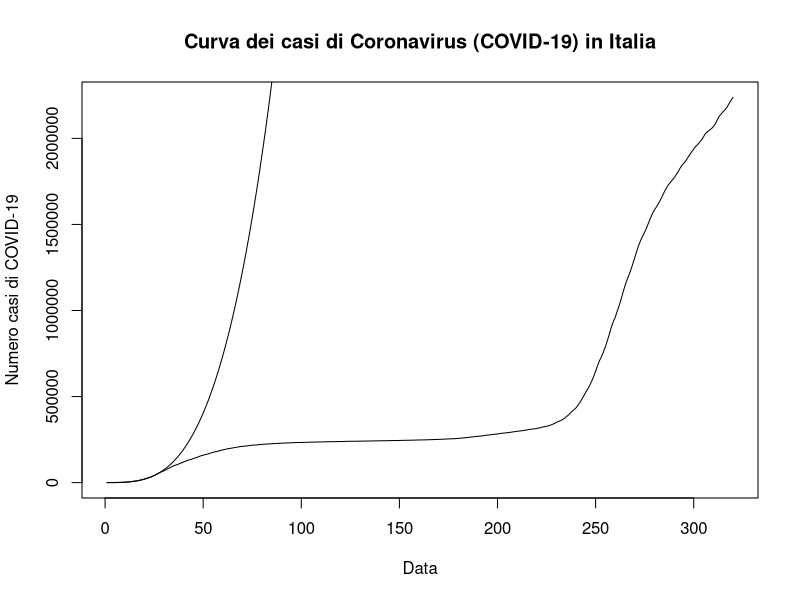
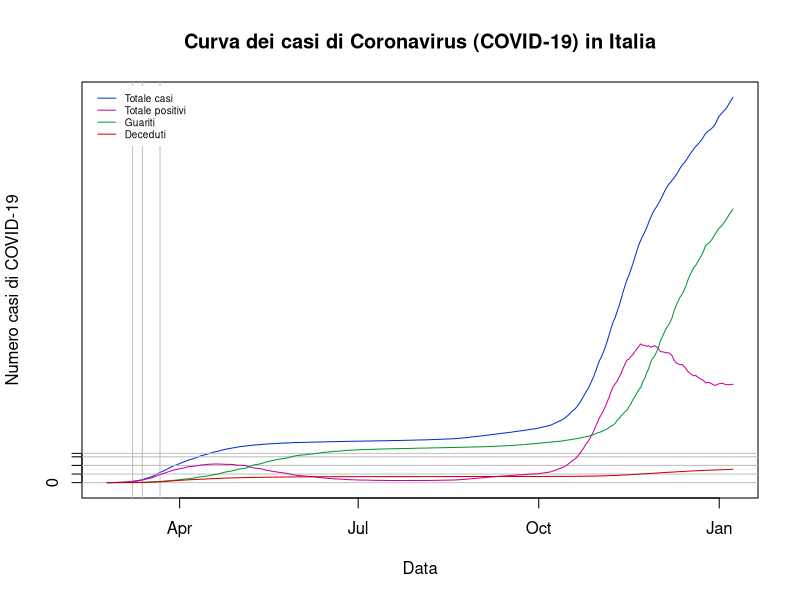

These figures' R source, in order: (Note: this script raises an error after producing the figures.)
############################
###SUBSETTING THE REGIONS###
############################
#In this section I create subsets of the dataframe, so that I can analyse regional data
#I also build interesting variables, such as the shares of contagions, deaths, etc.
options(scipen=999) #This will prevent scientific notation in plots' axes
setwd("~/github/covid_19_data")

covid_data <- read.delim("covid_data.csv",sep=",",header=T) #This is my dataset
covid_data$date <- as.Date(covid_data$date)

italia <- subset(covid_data,covid_data$denominazione_regione=="Italia")
n <- length(italia$date) #convenient, because it represents the number of observations
italia$growth_tot <- c(0,diff(italia$totale_casi)/italia$totale_casi[1:n-1]) #Growth rate of total cases
italia$nuovi_terapia_intensiva <- c(0,diff(italia$terapia_intensiva))
italia$growth_ter_int <- c(0,diff(italia$terapia_intensiva)/italia$terapia_intensiva[1:n-1]) #Growth rate of intensive care
italia$nuovi_deceduti <- c(0,diff(italia$deceduti))
italia$growth_dec <- c(0,diff(italia$deceduti)/italia$deceduti[1:n-1]) #Growth rate of deceased
italia$nuovi_guariti <- c(0,diff(italia$dimessi_guariti))
italia$growth_guar <- c(0,diff(italia$dimessi_guariti)/italia$dimessi_guariti[1:n-1]) #Growth rate of recovered

abruzzo <- subset(covid_data,covid_data$denominazione_regione=="Abruzzo")
abruzzo$growth_tot <- c(0,diff(abruzzo$totale_casi)/abruzzo$totale_casi[1:n-1]) #Growth rate of contagions
abruzzo$growth_ter_int <- c(0,diff(abruzzo$terapia_intensiva)/abruzzo$terapia_intensiva[1:n-1]) #Growth rate of intensive care
abruzzo$nuovi_deceduti <- c(0,diff(abruzzo$deceduti))
abruzzo$growth_dec <- c(0,diff(abruzzo$deceduti)/abruzzo$deceduti[1:n-1]) #Growth rate of deceased
abruzzo$share_tot <- abruzzo$totale_casi/italia$totale_casi
abruzzo$share_new <- abruzzo$nuovi_positivi/italia$nuovi_positivi
abruzzo$share_ter_int <- abruzzo$terapia_intensiva/italia$terapia_intensiva
abruzzo$share_dec <- abruzzo$deceduti/italia$deceduti

basilicata <- subset(covid_data,covid_data$denominazione_regione=="Basilicata")
basilicata$growth_tot <- c(0,diff(basilicata$totale_casi)/basilicata$totale_casi[1:n-1]) #Growth rate of contagions
basilicata$growth_ter_int <- c(0,diff(basilicata$terapia_intensiva)/basilicata$terapia_intensiva[1:n-1]) #Growth rate of intensive care
basilicata$nuovi_deceduti <- c(0,diff(basilicata$deceduti))
basilicata$growth_dec <- c(0,diff(basilicata$deceduti)/basilicata$deceduti[1:n-1]) #Growth rate of deceased
basilicata$share_tot <- basilicata$totale_casi/italia$totale_casi
basilicata$share_new <- basilicata$nuovi_positivi/italia$nuovi_positivi
basilicata$share_ter_int <- basilicata$terapia_intensiva/italia$terapia_intensiva
basilicata$share_dec <- basilicata$deceduti/italia$deceduti

calabria <- subset(covid_data,covid_data$denominazione_regione=="Calabria")
calabria$growth_tot <- c(0,diff(calabria$totale_casi)/calabria$totale_casi[1:n-1]) #Growth rate of contagions
calabria$growth_ter_int <- c(0,diff(calabria$terapia_intensiva)/calabria$terapia_intensiva[1:n-1]) #Growth rate of intensive care
calabria$nuovi_deceduti <- c(0,diff(calabria$deceduti))
calabria$growth_dec <- c(0,diff(calabria$deceduti)/calabria$deceduti[1:n-1]) #Growth rate of deceased
calabria$share_tot <- calabria$totale_casi/italia$totale_casi
calabria$share_new <- calabria$nuovi_positivi/italia$nuovi_positivi
calabria$share_ter_int <- calabria$terapia_intensiva/italia$terapia_intensiva
calabria$share_dec <- calabria$deceduti/italia$deceduti

campania <- subset(covid_data,covid_data$denominazione_regione=="Campania")
campania$growth_tot <- c(0,diff(campania$totale_casi)/campania$totale_casi[1:n-1]) #Growth rate of contagions
campania$growth_ter_int <- c(0,diff(campania$terapia_intensiva)/campania$terapia_intensiva[1:n-1]) #Growth rate of intensive care
campania$nuovi_deceduti <- c(0,diff(campania$deceduti))
campania$growth_dec <- c(0,diff(campania$deceduti)/campania$deceduti[1:n-1]) #Growth rate of deceased
campania$share_tot <- campania$totale_casi/italia$totale_casi
campania$share_new <- campania$nuovi_positivi/italia$nuovi_positivi
campania$share_ter_int <- campania$terapia_intensiva/italia$terapia_intensiva
campania$share_dec <- campania$deceduti/italia$deceduti

e_romagna <- subset(covid_data,covid_data$denominazione_regione=="Emilia-Romagna")
e_romagna$growth_tot <- c(0,diff(e_romagna$totale_casi)/e_romagna$totale_casi[1:n-1]) #Growth rate of contagions
e_romagna$growth_ter_int <- c(0,diff(e_romagna$terapia_intensiva)/e_romagna$terapia_intensiva[1:n-1]) #Growth rate of intensive care
e_romagna$nuovi_deceduti <- c(0,diff(e_romagna$deceduti))
e_romagna$growth_dec <- c(0,diff(e_romagna$deceduti)/e_romagna$deceduti[1:n-1]) #Growth rate of deceased
e_romagna$share_tot <- e_romagna$totale_casi/italia$totale_casi
e_romagna$share_new <- e_romagna$nuovi_positivi/italia$nuovi_positivi
e_romagna$share_ter_int <- e_romagna$terapia_intensiva/italia$terapia_intensiva
e_romagna$share_dec <- e_romagna$deceduti/italia$deceduti

fv_giulia <- subset(covid_data,covid_data$denominazione_regione=="Friuli Venezia Giulia")
fv_giulia$growth_tot <- c(0,diff(fv_giulia$totale_casi)/fv_giulia$totale_casi[1:n-1]) #Growth rate of contagions
fv_giulia$growth_ter_int <- c(0,diff(fv_giulia$terapia_intensiva)/fv_giulia$terapia_intensiva[1:n-1]) #Growth rate of intensive care
fv_giulia$nuovi_deceduti <- c(0,diff(fv_giulia$deceduti))
fv_giulia$growth_dec <- c(0,diff(fv_giulia$deceduti)/fv_giulia$deceduti[1:n-1]) #Growth rate of deceased
fv_giulia$share_tot <- fv_giulia$totale_casi/italia$totale_casi
fv_giulia$share_new <- fv_giulia$nuovi_positivi/italia$nuovi_positivi
fv_giulia$share_ter_int <- fv_giulia$terapia_intensiva/italia$terapia_intensiva
fv_giulia$share_dec <- fv_giulia$deceduti/italia$deceduti

lazio <- subset(covid_data,covid_data$denominazione_regione=="Lazio")
lazio$growth_tot <- c(0,diff(lazio$totale_casi)/lazio$totale_casi[1:n-1]) #Growth rate of contagions
lazio$growth_ter_int <- c(0,diff(lazio$terapia_intensiva)/lazio$terapia_intensiva[1:n-1]) #Growth rate of intensive care
lazio$nuovi_deceduti <- c(0,diff(lazio$deceduti))
lazio$growth_dec <- c(0,diff(lazio$deceduti)/lazio$deceduti[1:n-1]) #Growth rate of deceased
lazio$share_tot <- lazio$totale_casi/italia$totale_casi
lazio$share_new <- lazio$nuovi_positivi/italia$nuovi_positivi
lazio$share_ter_int <- lazio$terapia_intensiva/italia$terapia_intensiva
lazio$share_dec <- lazio$deceduti/italia$deceduti

liguria <- subset(covid_data,covid_data$denominazione_regione=="Liguria")
liguria$growth_tot <- c(0,diff(liguria$totale_casi)/liguria$totale_casi[1:n-1]) #Growth rate of contagions
liguria$growth_ter_int <- c(0,diff(liguria$terapia_intensiva)/liguria$terapia_intensiva[1:n-1]) #Growth rate of intensive care
liguria$nuovi_deceduti <- c(0,diff(liguria$deceduti))
liguria$growth_dec <- c(0,diff(liguria$deceduti)/liguria$deceduti[1:n-1]) #Growth rate of deceased
liguria$share_tot <- liguria$totale_casi/italia$totale_casi
liguria$share_new <- liguria$nuovi_positivi/italia$nuovi_positivi
liguria$share_ter_int <- liguria$terapia_intensiva/italia$terapia_intensiva
liguria$share_dec <- liguria$deceduti/italia$deceduti

lombardia <- subset(covid_data,covid_data$denominazione_regione=="Lombardia")
lombardia$growth_tot <- c(0,diff(lombardia$totale_casi)/lombardia$totale_casi[1:n-1]) #Growth rate of contagions
lombardia$growth_ter_int <- c(0,diff(lombardia$terapia_intensiva)/lombardia$terapia_intensiva[1:n-1]) #Growth rate of intensive care
lombardia$nuovi_deceduti <- c(0,diff(lombardia$deceduti))
lombardia$growth_dec <- c(0,diff(lombardia$deceduti)/lombardia$deceduti[1:n-1]) #Growth rate of deceased
lombardia$share_tot <- lombardia$totale_casi/italia$totale_casi
lombardia$share_new <- lombardia$nuovi_positivi/italia$nuovi_positivi
lombardia$share_ter_int <- lombardia$terapia_intensiva/italia$terapia_intensiva
lombardia$share_dec <- lombardia$deceduti/italia$deceduti

marche <- subset(covid_data,covid_data$denominazione_regione=="Marche")
marche$growth_tot <- c(0,diff(marche$totale_casi)/marche$totale_casi[1:n-1]) #Growth rate of contagions
marche$growth_ter_int <- c(0,diff(marche$terapia_intensiva)/marche$terapia_intensiva[1:n-1]) #Growth rate of intensive care
marche$nuovi_deceduti <- c(0,diff(marche$deceduti))
marche$growth_dec <- c(0,diff(marche$deceduti)/marche$deceduti[1:n-1]) #Growth rate of deceased
marche$share_tot <- marche$totale_casi/italia$totale_casi
marche$share_new <- marche$nuovi_positivi/italia$nuovi_positivi
marche$share_ter_int <- marche$terapia_intensiva/italia$terapia_intensiva
marche$share_dec <- marche$deceduti/italia$deceduti

molise <- subset(covid_data,covid_data$denominazione_regione=="Molise")
molise$growth_tot <- c(0,diff(molise$totale_casi)/molise$totale_casi[1:n-1]) #Growth rate of contagions
molise$growth_ter_int <- c(0,diff(molise$terapia_intensiva)/molise$terapia_intensiva[1:n-1]) #Growth rate of intensive care
molise$nuovi_deceduti <- c(0,diff(molise$deceduti))
molise$growth_dec <- c(0,diff(molise$deceduti)/molise$deceduti[1:n-1]) #Growth rate of deceased
molise$share_tot <- molise$totale_casi/italia$totale_casi
molise$share_new <- molise$nuovi_positivi/italia$nuovi_positivi
molise$share_ter_int <- molise$terapia_intensiva/italia$terapia_intensiva
molise$share_dec <- molise$deceduti/italia$deceduti

bolzano <- subset(covid_data,covid_data$denominazione_regione=="P.A. Bolzano")
bolzano$growth_tot <- c(0,diff(bolzano$totale_casi)/bolzano$totale_casi[1:n-1]) #Growth rate of contagions
bolzano$growth_ter_int <- c(0,diff(bolzano$terapia_intensiva)/bolzano$terapia_intensiva[1:n-1]) #Growth rate of intensive care
bolzano$nuovi_deceduti <- c(0,diff(bolzano$deceduti))
bolzano$growth_dec <- c(0,diff(bolzano$deceduti)/bolzano$deceduti[1:n-1]) #Growth rate of deceased
bolzano$share_tot <- bolzano$totale_casi/italia$totale_casi
bolzano$share_new <- bolzano$nuovi_positivi/italia$nuovi_positivi
bolzano$share_ter_int <- bolzano$terapia_intensiva/italia$terapia_intensiva
bolzano$share_dec <- bolzano$deceduti/italia$deceduti

trento <- subset(covid_data,covid_data$denominazione_regione=="P.A. Trento")
trento$growth_tot <- c(0,diff(trento$totale_casi)/trento$totale_casi[1:n-1]) #Growth rate of contagions
trento$growth_ter_int <- c(0,diff(trento$terapia_intensiva)/trento$terapia_intensiva[1:n-1]) #Growth rate of intensive care
trento$nuovi_deceduti <- c(0,diff(trento$deceduti))
trento$growth_dec <- c(0,diff(trento$deceduti)/trento$deceduti[1:n-1]) #Growth rate of deceased
trento$share_tot <- trento$totale_casi/italia$totale_casi
trento$share_new <- trento$nuovi_positivi/italia$nuovi_positivi
trento$share_ter_int <- trento$terapia_intensiva/italia$terapia_intensiva
trento$share_dec <- trento$deceduti/italia$deceduti

piemonte <- subset(covid_data,covid_data$denominazione_regione=="Piemonte")
piemonte$growth_tot <- c(0,diff(piemonte$totale_casi)/piemonte$totale_casi[1:n-1]) #Growth rate of contagions
piemonte$growth_ter_int <- c(0,diff(piemonte$terapia_intensiva)/piemonte$terapia_intensiva[1:n-1]) #Growth rate of intensive care
piemonte$nuovi_deceduti <- c(0,diff(piemonte$deceduti))
piemonte$growth_dec <- c(0,diff(piemonte$deceduti)/piemonte$deceduti[1:n-1]) #Growth rate of deceased
piemonte$share_tot <- piemonte$totale_casi/italia$totale_casi
piemonte$share_new <- piemonte$nuovi_positivi/italia$nuovi_positivi
piemonte$share_ter_int <- piemonte$terapia_intensiva/italia$terapia_intensiva
piemonte$share_dec <- piemonte$deceduti/italia$deceduti

puglia <- subset(covid_data,covid_data$denominazione_regione=="Puglia")
puglia$growth_tot <- c(0,diff(puglia$totale_casi)/puglia$totale_casi[1:n-1]) #Growth rate of contagions
puglia$growth_ter_int <- c(0,diff(puglia$terapia_intensiva)/puglia$terapia_intensiva[1:n-1]) #Growth rate of intensive care
puglia$nuovi_deceduti <- c(0,diff(puglia$deceduti))
puglia$growth_dec <- c(0,diff(puglia$deceduti)/puglia$deceduti[1:n-1]) #Growth rate of deceased
puglia$share_tot <- puglia$totale_casi/italia$totale_casi
puglia$share_new <- puglia$nuovi_positivi/italia$nuovi_positivi
puglia$share_ter_int <- puglia$terapia_intensiva/italia$terapia_intensiva
puglia$share_dec <- puglia$deceduti/italia$deceduti

sardegna <- subset(covid_data,covid_data$denominazione_regione=="Sardegna")
sardegna$growth_tot <- c(0,diff(sardegna$totale_casi)/sardegna$totale_casi[1:n-1]) #Growth rate of contagions
sardegna$growth_ter_int <- c(0,diff(sardegna$terapia_intensiva)/sardegna$terapia_intensiva[1:n-1]) #Growth rate of intensive care
sardegna$nuovi_deceduti <- c(0,diff(sardegna$deceduti))
sardegna$growth_dec <- c(0,diff(sardegna$deceduti)/sardegna$deceduti[1:n-1]) #Growth rate of deceased
sardegna$share_tot <- sardegna$totale_casi/italia$totale_casi
sardegna$share_new <- sardegna$nuovi_positivi/italia$nuovi_positivi
sardegna$share_ter_int <- sardegna$terapia_intensiva/italia$terapia_intensiva
sardegna$share_dec <- sardegna$deceduti/italia$deceduti

sicilia <- subset(covid_data,covid_data$denominazione_regione=="Sicilia")
sicilia$growth_tot <- c(0,diff(sicilia$totale_casi)/sicilia$totale_casi[1:n-1]) #Growth rate of contagions
sicilia$growth_ter_int <- c(0,diff(sicilia$terapia_intensiva)/sicilia$terapia_intensiva[1:n-1]) #Growth rate of intensive care
sicilia$nuovi_deceduti <- c(0,diff(sicilia$deceduti))
sicilia$growth_dec <- c(0,diff(sicilia$deceduti)/sicilia$deceduti[1:n-1]) #Growth rate of deceased
sicilia$share_tot <- sicilia$totale_casi/italia$totale_casi
sicilia$share_new <- sicilia$nuovi_positivi/italia$nuovi_positivi
sicilia$share_ter_int <- sicilia$terapia_intensiva/italia$terapia_intensiva
sicilia$share_dec <- sicilia$deceduti/italia$deceduti

toscana <- subset(covid_data,covid_data$denominazione_regione=="Toscana")
toscana$growth_tot <- c(0,diff(toscana$totale_casi)/toscana$totale_casi[1:n-1]) #Growth rate of contagions
toscana$growth_ter_int <- c(0,diff(toscana$terapia_intensiva)/toscana$terapia_intensiva[1:n-1]) #Growth rate of intensive care
toscana$nuovi_deceduti <- c(0,diff(toscana$deceduti))
toscana$growth_dec <- c(0,diff(toscana$deceduti)/toscana$deceduti[1:n-1]) #Growth rate of deceased
toscana$share_tot <- toscana$totale_casi/italia$totale_casi
toscana$share_new <- toscana$nuovi_positivi/italia$nuovi_positivi
toscana$share_ter_int <- toscana$terapia_intensiva/italia$terapia_intensiva
toscana$share_dec <- toscana$deceduti/italia$deceduti

umbria <- subset(covid_data,covid_data$denominazione_regione=="Umbria")
umbria$growth_tot <- c(0,diff(umbria$totale_casi)/umbria$totale_casi[1:n-1]) #Growth rate of contagions
umbria$growth_ter_int <- c(0,diff(umbria$terapia_intensiva)/umbria$terapia_intensiva[1:n-1]) #Growth rate of intensive care
umbria$nuovi_deceduti <- c(0,diff(umbria$deceduti))
umbria$growth_dec <- c(0,diff(umbria$deceduti)/umbria$deceduti[1:n-1]) #Growth rate of deceased
umbria$share_tot <- umbria$totale_casi/italia$totale_casi
umbria$share_new <- umbria$nuovi_positivi/italia$nuovi_positivi
umbria$share_ter_int <- umbria$terapia_intensiva/italia$terapia_intensiva
umbria$share_dec <- umbria$deceduti/italia$deceduti

v_aosta <- subset(covid_data,covid_data$denominazione_regione=="Valle d'Aosta")
v_aosta$growth_tot <- c(0,diff(v_aosta$totale_casi)/v_aosta$totale_casi[1:n-1]) #Growth rate of contagions
v_aosta$growth_ter_int <- c(0,diff(v_aosta$terapia_intensiva)/v_aosta$terapia_intensiva[1:n-1]) #Growth rate of intensive care
v_aosta$nuovi_deceduti <- c(0,diff(v_aosta$deceduti))
v_aosta$growth_dec <- c(0,diff(v_aosta$deceduti)/v_aosta$deceduti[1:n-1]) #Growth rate of deceased
v_aosta$share_tot <- v_aosta$totale_casi/italia$totale_casi
v_aosta$share_new <- v_aosta$nuovi_positivi/italia$nuovi_positivi
v_aosta$share_ter_int <- v_aosta$terapia_intensiva/italia$terapia_intensiva
v_aosta$share_dec <- v_aosta$deceduti/italia$deceduti

veneto <- subset(covid_data,covid_data$denominazione_regione=="Veneto")
veneto$growth_tot <- c(0,diff(veneto$totale_casi)/veneto$totale_casi[1:n-1]) #Growth rate of contagions
veneto$growth_ter_int <- c(0,diff(veneto$terapia_intensiva)/veneto$terapia_intensiva[1:n-1]) #Growth rate of intensive care
veneto$nuovi_deceduti <- c(0,diff(veneto$deceduti))
veneto$growth_dec <- c(0,diff(veneto$deceduti)/veneto$deceduti[1:n-1]) #Growth rate of deceased
veneto$share_tot <- veneto$totale_casi/italia$totale_casi
veneto$share_new <- veneto$nuovi_positivi/italia$nuovi_positivi
veneto$share_ter_int <- veneto$terapia_intensiva/italia$terapia_intensiva
veneto$share_dec <- veneto$deceduti/italia$deceduti
############################
############################
############################

###Analysis of the data for Italy###
###Comparing the curve of total cases in Italy to an exponential curve
x <- c(1:length(italia$date))
plot(totale_casi~x,italia,type="l",col="black",xlab="Data",ylab="Numero casi di COVID-19",main="Curva dei casi di Coronavirus (COVID-19) in Italia")
lines(x^3.3) #Exponential compatible with the Italian curve

###Components of total cases - Lines
jpeg('totale_casi.jpg')
marks <- c(0,50000,100000,150000,170000) #These are marks that I want to force in the y axis instead of the defaults drawn by R
plot(totale_casi~date,italia,type="l",col="#0033CC",yaxt="n",xlab="Data",ylab="Numero casi di COVID-19",main="Curva dei casi di Coronavirus (COVID-19) in Italia")
axis(2,at=marks,labels=marks) #The axis function draws the marks and labels that I have set before
abline(h=c(0,50000,100000,150000,170000),v=italia$date[c(14,19,28)],col=c("grey")) #Horizontal lines where the marks are drawn, and vertical ones for specific dates
lines(totale_positivi~date,italia,type="l",pch=20,col="#CC0099")
lines(dimessi_guariti~date,italia,type="l",pch=1,col="#009933")
lines(deceduti~date,italia,type="l",pch=20,col="#CC0000")
legend("topleft",legend=c("Totale casi","Totale positivi","Guariti","Deceduti"),col=c("#0033CC","#CC0099","#009933","#CC0000"),box.lty=0,lty=1,cex=0.6,inset=c(0.01,0.01)) #Adding a legend without visible box (the legend is drawn in the top-left corner of the graph region and it is displaced to the right and centre by 0.01 (the inset() option))
dev.off()

###Components of total cases - Barplot + line
#Here the bars are stacked, so that the final height represents the number of total cases (and I draw the relative line to mark it)
barplot(as.matrix(italia[,c(11,14,15)])~date,xlab="Data",ylab="Numero casi di COVID-19",main="Curva dei casi di Coronavirus (COVID-19) in Italia") #I treat the data of interest as a matrix, because it allows me to draw a stacked barplot)
barplot_casi <- barplot(as.matrix(italia[,c(14,15,11)])~italia$date,xaxt="n",xlab="Data",ylab="Numero casi di COVID-19",main="Curva dei casi di Coronavirus (COVID-19) in Italia") #I treat the data of interest as a matrix, because it allows me to draw a stacked barplot). I also give the barplot a name so that I can use it afterwards, to draw the juxtaposed line over the correct bars in the barplot
lines(x=barplot_casi,y=italia$totale_casi)
utili <- c(1,19,24,27,35,43,51)
axis(1,at=utili,labels=italia$date[utili])

jpeg('totale_bar.jpg')
###Components of total cases - Barplot + line (coloured)
#Here the bars are stacked, so that the final height represents the number of total cases (and I draw the relative line to mark it)
bar_colours <- c("#FF6633","#33FF66","#3399FF")
barplot(as.matrix(italia[,c(11,14,15)])~italia$date,xaxt="n",yaxt="n",xlab="Data",ylab="Numero casi di COVID-19",main="Curva dei casi di Coronavirus (COVID-19) in Italia") #I treat the data of interest as a matrix, because it allows me to draw a stacked barplot)
barplot_casi <- barplot(as.matrix(italia[,c(15,14,11)])~italia$date,col=bar_colours,xaxt="n",yaxt="n",xlab="",ylab="Numero casi di COVID-19",main="Curva dei casi di Coronavirus (COVID-19) in Italia") #I treat the data of interest as a matrix, because it allows me to draw a stacked barplot). I also give the barplot a name so that I can use it afterwards, to draw the juxtaposed line over the correct bars in the barplot
lines(x=barplot_casi,y=italia$totale_casi,lty=1,lwd=2,col="#FF00CC")
axis(2,at=marks,labels=marks,cex.axis=.7) #The axis function draws the marks and labels that I have set before
utili <- barplot_casi
axis(1,at=utili,labels=italia$date,gap.axis=.5,las=2,cex.axis=.7)
legend("topleft",legend=c("Deceduti","Guariti","Totale positivi","Totale casi"),col=c("#FF6633","#33FF66","#3399FF","#FF00CC"),box.lty=0,lty=c(5,5,5,1),lwd=c(4,4,4,1),cex=0.6,inset=c(0.01,0.01)) #Adding a legend without visible box (the legend is drawn in the top-left corner of the graph region and it is displaced to the right and centre by 0.01 (the inset() option))
dev.off()

###Deaths, intensive care and recoverings
jpeg('guariti_deceduti.jpg')
marks_2 <- c(0,5000,15000,30000,45000) #These are marks that I want to force in the y axis instead of the defaults drawn by R
plot(terapia_intensiva~date,italia,type="l",col="#FF6633",ylim=c(0,max(italia$dimessi_guariti)),xlab="Data",ylab="",main="Curve di ricoverati in terapia intensiva, \nguariti e morti di Coronavirus (COVID-19) in Italia")
axis(2,at=marks_2,labels=marks_2) #The axis function draws the marks and labels that I have set before
abline(h=c(0,5000,15000,30000,45000),v=italia$date[c(7,21,38,52)],col=c("grey")) #Horizontal lines where the marks are drawn, and vertical ones for specific dates
lines(dimessi_guariti~date,italia,type="l",pch=20,col="#009933")
lines(deceduti~date,italia,type="l",pch=20,col="#CC0000")
legend("topleft",legend=c("Terapia intensiva","Guariti","Deceduti"),col=c("#FF6633","#009933","#CC0000"),box.lty=0,lty=1,cex=0.6,inset=c(0.01,0.01)) #Adding a legend without visible box (the legend is drawn in the top-left corner of the graph region and it is displaced to the right and centre by 0.01 (the inset() option))
dev.off()

###Daily cases, deaths, intensive care and recoverings
jpeg('nuovi_guariti_deceduti.jpg')
marks_3 <- seq(0,6000,500) #These are marks that I want to force in the y axis instead of the defaults drawn by R
plot(nuovi_positivi~date,italia,type="l",col="#3399FF",yaxt="n",ylim=c(0,max(italia$nuovi_positivi)),xlab="Data",ylab="",main="Curve di ricoverati in terapia intensiva, \nguariti e morti di Coronavirus (COVID-19) in Italia")
axis(2,at=marks_3,labels=marks_3) #The axis function draws the marks and labels that I have set before
abline(h=marks_3,v=italia$date[c(7,21,38,52)],col=c("grey")) #Horizontal lines where the marks are drawn, and vertical ones for specific dates
lines(nuovi_guariti~date,italia,type="l",pch=20,col="#33FF66")
lines(nuovi_deceduti~date,italia,type="l",pch=20,col="#FF6633")
lines(nuovi_terapia_intensiva~date,italia,type="l",pch=20,col="#CC9933")
legend("topleft",legend=c("Nuovi positivi","Nuovi guariti","Nuovi deceduti","Nuovi ricoveri in terapia intensiva"),col=c("#3399FF","#33FF66","#FF6633","#CC9933"),box.lty=0,lty=1,cex=0.6,inset=c(0.01,0.01)) #Adding a legend without visible box (the legend is drawn in the top-left corner of the graph region and it is displaced to the right and centre by 0.01 (the inset() option))
dev.off()

plot(totale_positivi~date,italia,type="l",col="#FF6633",ylim=c(0,max(italia$totale_positivi)),xlab="Data",ylab="",main="Curve di ricoverati in terapia intensiva, \nguariti e morti di Coronavirus (COVID-19) in Italia")


plot(growth_tot~date,italia,type="l")
plot(growth_ter_int~date,italia,type="l")
plot(growth_dec~date,italia,type="l")
plot(growth_guar~date,italia,type="l")
plot(nuovi_positivi~date,italia,type="l")
plot(terapia_intensiva~date,italia,type="l")
plot(deceduti~date,italia,type="l")

plot(ts(italia$totale_positivi,1,length(levels(italia$date_new)))) #Italy: plot of total contagions treating the data as time series
plot(ts(italia$nuovi_positivi,1,length(levels(italia$date_new)))) #Italy: plot of new contagions treating the data as time series
growth_it <- diff(italia$totale_positivi)/italia$totale_positivi[1:(length(italia$totale_positivi)-1)] #Growth rate of contagions
plot(growth_it,type="l")
plot(italia$deceduti,type="l") #Italy: plot of deceased
plot(growth_d_it,type="l")
share_ic <- round(italia$terapia_intensiva/italia$totale_positivi,2) #Persons in intensive care as a percentage of total contagions (also counting deaths)
plot(share_ic,type="l")


#Regional data analysis
regions <- levels(covid_reg$denominazione_regione)

#Comparing actual contagions in various regions 
plot(totale_positivi~date,italia,type="b",pch=20,col="green",ylim=c(0,90000),ylab=("Attualmente contagiati"),xlab="Data")
lines(totale_positivi~date,lombardia,type="b",pch=10,col="red")
lines(totale_positivi~date,veneto,type="b",pch=1,col="orange")
lines(totale_positivi~date,e_romagna,type="b",pch="*",col="black")
lines(totale_positivi~date,sicilia,type="b",pch=18,col="blue")
grid(nx=NA,ny=NULL,col="light grey",lty=1)
abline(h=latest_italia$totale_positivi,col="purple")

#Comparing total contagions in various regions 
plot(totale_casi~date,italia,type="b",pch=20,col="green",ylim=c(0,100000),ylab=("Totale casi"),xlab="Data")
lines(totale_casi~date,lombardia,type="b",pch=10,col="red")
lines(totale_casi~date,veneto,type="b",pch=1,col="orange")
lines(totale_casi~date,e_romagna,type="b",pch="*",col="black")
lines(totale_casi~date,sicilia,type="b",pch=18,col="blue")
grid(nx=NA,ny=NULL,col="light grey",lty=1)
abline(h=latest_italia$totale_casi,col="purple")

#Comparing the growth rate of contagions in various regions
plot(growth_it,type="b",pch=20,col="green")
abline(h=mean(growth_it),lty=3) #dotted line at the mean growth of contagions
lines(growth_lom,type="b",pch=10,col="red")
lines(growth_ven,type="b",pch=1,col="orange")
lines(growth_erom,type="b",pch="*",col="black")
lines(growth_sic,type="b",pch=18,col="blue")
grid(nx=NA,ny=NULL,col="light grey",lty=1)


table(sicilia$totale_positivi)
plot(ts(lombardia$totale_positivi,1,length(levels(italia$date_new)))) #Lombardia plot treating the data as time series
plot(ts(lombardia$nuovi_positivi,1,length(levels(italia$date_new)))) #Lombardia plot treating the data as time series

